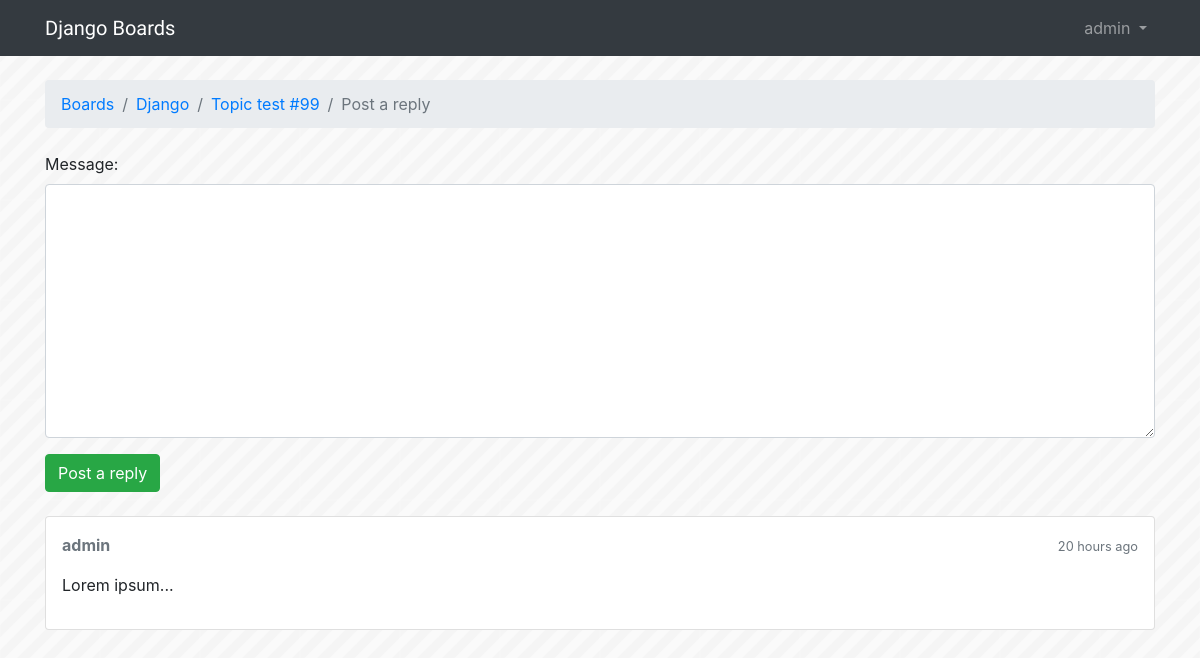
The app's page /boards/1/topics/105/reply/ (signed in), older data.
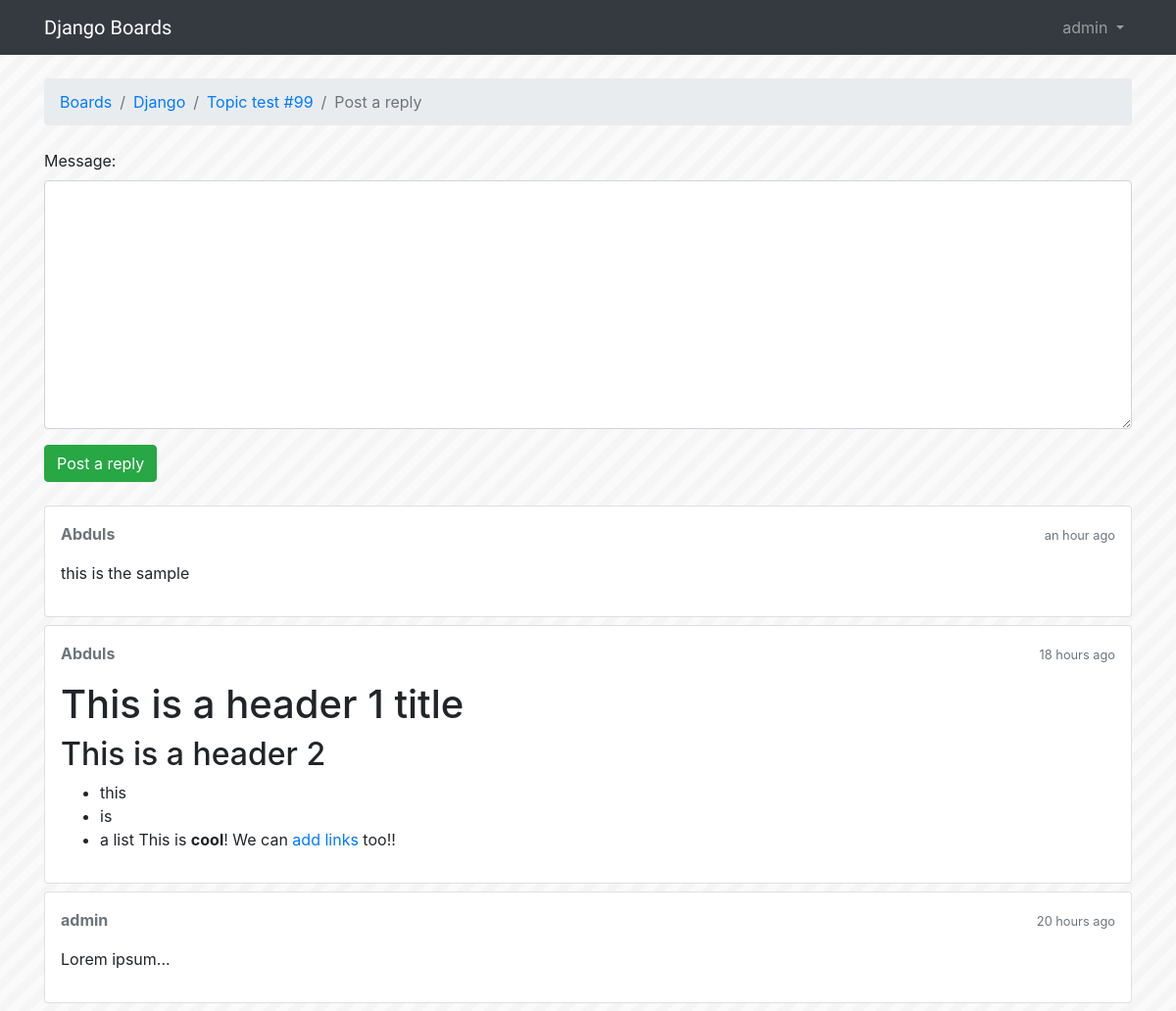
The same page, newer data.
### boards/models.py (models this page shows, shortened)
class Topic(models.Model):
	name = models.CharField(max_length=255)
	last_updated = models.DateTimeField(auto_now_add=True)
	board = models.ForeignKey(Board, related_name='topics', on_delete=models.CASCADE)
	starter = models.ForeignKey(User, related_name='topics', on_delete=models.CASCADE)
	views = models.PositiveIntegerField(default=0)
	def get_last_ten_posts(self): # return last 10 posts
		return self.posts.order_by('-created_at')[:10]

class Board(models.Model):
	name = models.CharField(max_length=30, unique=True)
	description = models.CharField(max_length=100)

class Post(models.Model):
	message = models.TextField(max_length=4000)
	created_at = models.DateTimeField(auto_now_add=True)
	updated_at = models.DateTimeField(null=True)
	topic = models.ForeignKey(Topic, related_name='posts', on_delete=models.CASCADE)
	created_by = models.ForeignKey(User, related_name='posts', on_delete=models.CASCADE)
	updated_by = models.ForeignKey(User, null=True, related_name='+', on_delete=models.CASCADE)
	def get_message_as_markdown(self):
		return mark_safe(markdown(self.message, safe_mode='escape'))

### boards/views.py (the view)
# urls.py: re_path(r'^boards/(?P<pk>\d+)/topics/(?P<topic_pk>\d+)/reply/$', views.reply_topic, name='reply_topic'),
@login_required
def reply_topic(request, pk, topic_pk):
	topic = get_object_or_404(Topic, board__pk=pk, pk=topic_pk)
	if request.method == 'POST':
		form = PostForm(request.POST)
		if form.is_valid():
			post = form.save(commit=False)
			post.topic = topic
			post.created_by = request.user
			post.save()
			topic.last_updated = timezone.now()
			topic.save()
			topic_url = reverse('topic_posts', kwargs={'pk': pk, 'topic_pk': topic_pk})
			topic_post_url = '{url}?page={page}#{id}'.format(
                url=topic_url,
                id=post.pk,
                page=topic.get_page_count()
            )
			return redirect(topic_post_url)
	else:
		form = PostForm()
	return render(request, 'reply_topic.html', { 'topic': topic, 'form': form })

### boards/forms.py
class PostForm(forms.ModelForm):
  class Meta:
    model = Post
    fields = ['message', ]

### boards/templatetags/form_tags.py (called while the page is built)
@register.filter
def input_class(bound_field):
    css_class = ''
    if bound_field.form.is_bound:
        if bound_field.errors:
            css_class = 'is-invalid'
        elif field_type(bound_field) != 'PasswordInput':
            css_class = 'is-valid'
    return 'form-control {}'.format(css_class)

### templates/reply_topic.html (shortened to what this page needs)
{% extends 'base.html' %}
{% load static %}
{% load humanize %}
{% block breadcrumb %}
  <li class="breadcrumb-item"><a href="{% url 'home' %}">Boards</a></li>
  <li class="breadcrumb-item"><a href="{% url 'board_topics' topic.board.pk %}">{{ topic.board.name }}</a></li>
  <li class="breadcrumb-item"><a href="{% url 'topic_posts' topic.board.pk topic.pk %}">{{ topic.name }}</a></li>
  <li class="breadcrumb-item active">Post a reply</li>
{% endblock %}
{% block content %}
  <form method="post" class="mb-4">
    {% include 'includes/form.html' %}
    <button type="submit" class="btn btn-success">Post a reply</button>
  </form>
  {% for post in topic.get_last_ten_posts %}
    <div class="card mb-2">
      <div class="card-body p-3">
        <div class="row mb-3">
          <div class="col-6">
            <strong class="text-muted">{{ post.created_by.username }}</strong>
          </div>
          <div class="col-6 text-right">
            <small class="text-muted">{{ post.created_at|naturaltime }}</small>
          </div>
        </div>
        {{ post.get_message_as_markdown }}
      </div>
    </div>
  {% endfor %}
{% endblock %}

### templates/base.html (shortened to what this page needs)
{% load static %}<!DOCTYPE html>
<html>
  <head>
    <link rel="stylesheet" href="{% static 'css/bootstrap.min.css' %}">
    <link rel="stylesheet" href="{% static 'css/app.css' %}">
    <link rel="stylesheet" href="{% static 'css/accounts.css' %}">
  </head>
  <body>
    {% block body %}
    <nav class="navbar navbar-expand-sm navbar-dark bg-dark">
      <div class="container">
        <a class="navbar-brand" href="{% url 'home' %}">Django Boards</a>
        <div class="collapse navbar-collapse" id="mainMenu">
          {% if user.is_authenticated %}
            <ul class="navbar-nav ml-auto">
              <li class="nav-item dropdown">
                <a class="nav-link dropdown-toggle" href="#" id="userMenu" data-toggle="dropdown" aria-haspopup="true" aria-expanded="false">
                  {{ user.username }}
                </a>
              </li>
            </ul>
          {% else %}
            <form class="form-inline ml-auto">
              <a href="{% url 'login' %}" class="btn btn-outline-secondary">Log in</a>
              <a href="{% url 'signup' %}" class="btn btn-primary ml-2">Sign up</a>
            </form>
          {% endif %}
        </div>
      </div>
    </nav>
      <div class="container">
        <ol class="breadcrumb my-4">
          {% block breadcrumb %}
          {% endblock %}
        </ol>
        {% block content %}
        {% endblock %}
      </div>
    {% endblock body %}
  </body>
</html>

### templates/includes/form.html (shortened to what this page needs)
{% load form_tags widget_tweaks %}
{% for field in form %}
  <div class="form-group">
    {{ field.label_tag }}
    {% render_field field class=field|input_class %}
  </div>
{% endfor %}

### static/css/app.css (style rules this page uses)
.navbar-brand { font-family: 'Peralta', cursive; }

### static/css/accounts.css (style rules this page uses)
body { background-image: url(../img/shattered.png); }

Row changes from the older to the newer data that the page shows:
added Post: created_by.username "Abduls", created_at "an hour ago", get_message_as_markdown "this is the sample"
added Post: created_by.username "Abduls", created_at "18 hours ago", get_message_as_markdown "This is a header 1 title This is a header 2 this is a list This is cool ! We can add links too!!"
